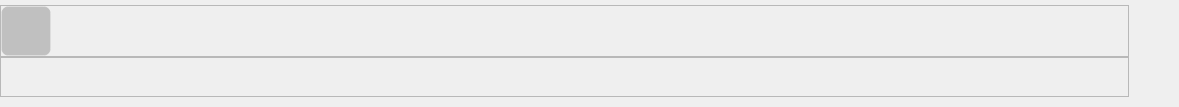
                      <widget class="QWidget" name="page_video_img">
                       <property name="styleSheet">
                        <string notr="true"/>
                       </property>
                       <layout class="QVBoxLayout" name="verticalLayout_11">
                        <property name="spacing">
                         <number>0</number>
                        </property>
                        <property name="leftMargin">
                         <number>0</number>
                        </property>
                        <property name="topMargin">
                         <number>5</number>
                        </property>
                        <property name="rightMargin">
                         <number>50</number>
                        </property>
                        <property name="bottomMargin">
                         <number>10</number>
                        </property>
                        <item>
                         <widget class="QFrame" name="frame_2">
                          <property name="maximumSize">
                           <size>
                            <width>16777215</width>
                            <height>70</height>
                           </size>
                          </property>
                          <property name="frameShape">
                           <enum>QFrame::StyledPanel</enum>
                          </property>
                          <property name="frameShadow">
                           <enum>QFrame::Raised</enum>
                          </property>
                          <layout class="QHBoxLayout" name="horizontalLayout_9">
                           <property name="spacing">
                            <number>10</number>
                           </property>
                           <property name="leftMargin">
                            <number>0</number>
                           </property>
                           <property name="topMargin">
                            <number>0</number>
                           </property>
                           <property name="rightMargin">
                            <number>0</number>
                           </property>
                           <property name="bottomMargin">
                            <number>0</number>
                           </property>
                           <item>
                            <widget class="QPushButton" name="back_buscar">
                             <property name="minimumSize">
                              <size>
                               <width>50</width>
                               <height>50</height>
                              </size>
                             </property>
                             <property name="styleSheet">
                              <string notr="true">

QPushButton{
	

	border-radius:10px;



	
background-color: rgba(0, 0, 0,50);

border: 1px solid rgba(255,255,255,30);
border-radius:7px;
}

QPushButton:hover{
	
	
background-color:rgba(255,255,255,30);
}

QPushButton:pressed{
	
	
background-color:rgba(255,255,255,70);

}</string>
                             </property>
                             <property name="text">
                              <string/>
                             </property>
                             <property name="icon">
                              <iconset resource="src/qrc.qrc">
                               <normaloff>:/btn/image/back.png</normaloff>:/btn/image/back.png</iconset>
                             </property>
                             <property name="iconSize">
                              <size>
                               <width>30</width>
                               <height>30</height>
                              </size>
                             </property>
                            </widget>
                           </item>
                           <item>
                            <widget class="QLabel" name="title_page2">
                             <property name="font">
                              <font>
                               <family>Bahnschrift Light SemiCondensed</family>
                               <pointsize>17</pointsize>
                               <weight>50</weight>
                               <italic>false</italic>
                               <bold>false</bold>
                               <strikeout>false</strikeout>
                               <stylestrategy>PreferAntialias</stylestrategy>
                               <kerning>false</kerning>
                              </font>
                             </property>
                             <property name="text">
                              <string/>
                             </property>
                             <property name="scaledContents">
                              <bool>false</bool>
                             </property>
                            </widget>
                           </item>
                           <item>
                            <spacer name="horizontalSpacer_7">
                             <property name="orientation">
                              <enum>Qt::Horizontal</enum>
                             </property>
                             <property name="sizeHint" stdset="0">
                              <size>
                               <width>1054</width>
                               <height>20</height>
                              </size>
                             </property>
                            </spacer>
                           </item>
                          </layout>
                         </widget>
                        </item>
                        <item>
                         <widget class="QFrame" name="frame_image">
                          <property name="styleSheet">
                           <string notr="true"/>
                          </property>
                          <property name="frameShape">
                           <enum>QFrame::StyledPanel</enum>
                          </property>
                          <property name="frameShadow">
                           <enum>QFrame::Raised</enum>
                          </property>
                          <layout class="QHBoxLayout" name="horizontalLayout_10">
                           <item>
                            <spacer name="horizontalSpacer_9">
                             <property name="orientation">
                              <enum>Qt::Horizontal</enum>
                             </property>
                             <property name="sizeType">
                              <enum>QSizePolicy::Expanding</enum>
                             </property>
                             <property name="sizeHint" stdset="0">
                              <size>
                               <width>40</width>
                               <height>20</height>
                              </size>
                             </property>
                            </spacer>
                           </item>
                           <item>
                            <widget class="QLabel" name="video_label">
                             <property name="minimumSize">
                              <size>
                               <width>0</width>
                               <height>0</height>
                              </size>
                             </property>
                             <property name="maximumSize">
                              <size>
                               <width>500</width>
                               <height>400</height>
                              </size>
                             </property>
                             <property name="styleSheet">
                              <string notr="true"/>
                             </property>
                             <property name="text">
                              <string/>
                             </property>
                             <property name="scaledContents">
                              <bool>true</bool>
                             </property>
                            </widget>
                           </item>
                           <item>
                            <spacer name="horizontalSpacer_10">
                             <property name="orientation">
                              <enum>Qt::Horizontal</enum>
                             </property>
                             <property name="sizeType">
                              <enum>QSizePolicy::Expanding</enum>
                             </property>
                             <property name="sizeHint" stdset="0">
                              <size>
                               <width>40</width>
                               <height>20</height>
                              </size>
                             </property>
                            </spacer>
                           </item>
                          </layout>
                         </widget>
                        </item>
                       </layout>
                      </widget>
